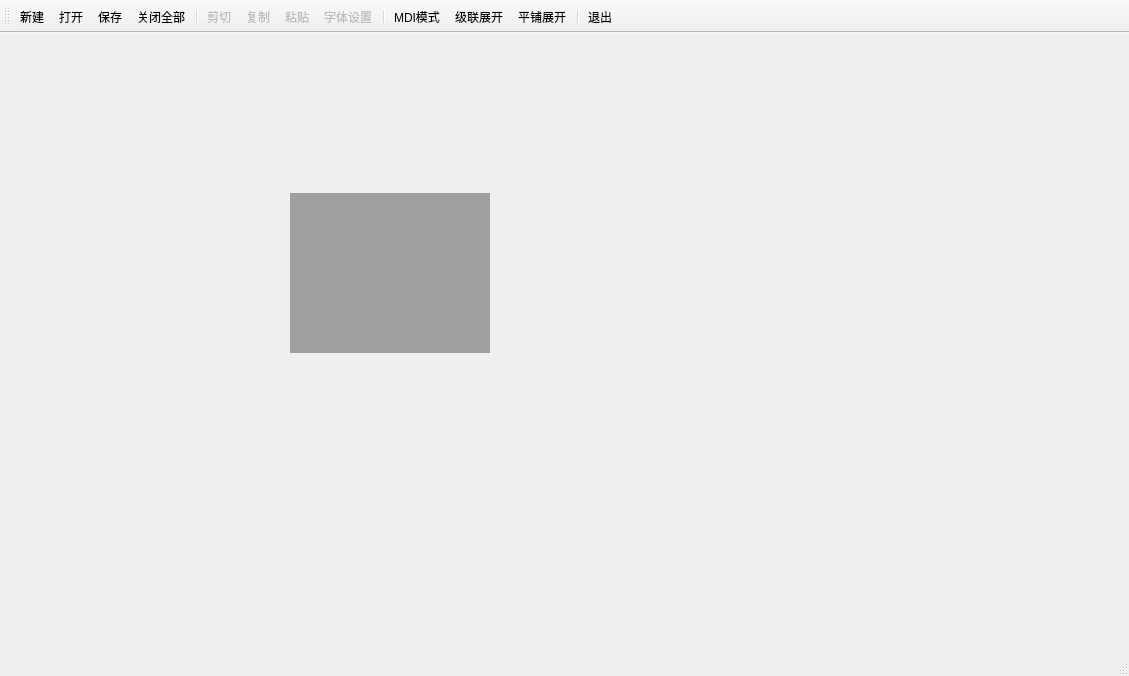
<?xml version="1.0" encoding="UTF-8"?>
<ui version="4.0">
 <class>MainWindow</class>
 <widget class="QMainWindow" name="MainWindow">
  <property name="geometry">
   <rect>
    <x>0</x>
    <y>0</y>
    <width>1129</width>
    <height>676</height>
   </rect>
  </property>
  <property name="windowTitle">
   <string>MainWindow</string>
  </property>
  <widget class="QWidget" name="centralwidget">
   <widget class="QMdiArea" name="mdiArea">
    <property name="geometry">
     <rect>
      <x>290</x>
      <y>160</y>
      <width>200</width>
      <height>160</height>
     </rect>
    </property>
   </widget>
  </widget>
  <widget class="QStatusBar" name="statusbar"/>
  <widget class="QToolBar" name="toolBar">
   <property name="windowTitle">
    <string>toolBar</string>
   </property>
   <property name="toolButtonStyle">
    <enum>Qt::ToolButtonTextUnderIcon</enum>
   </property>
   <attribute name="toolBarArea">
    <enum>TopToolBarArea</enum>
   </attribute>
   <attribute name="toolBarBreak">
    <bool>false</bool>
   </attribute>
   <addaction name="actDoc_New"/>
   <addaction name="actDoc_Open"/>
   <addaction name="actDoc_Save"/>
   <addaction name="actClossAll"/>
   <addaction name="separator"/>
   <addaction name="actCut"/>
   <addaction name="actCopy"/>
   <addaction name="actPaste"/>
   <addaction name="actFont"/>
   <addaction name="separator"/>
   <addaction name="actViewMode"/>
   <addaction name="actCascade"/>
   <addaction name="actTile"/>
   <addaction name="separator"/>
   <addaction name="actQuit"/>
  </widget>
  <action name="actDoc_New">
   <property name="icon">
    <iconset resource="res.qrc">
     <normaloff>:/images/100.bmp</normaloff>:/images/100.bmp</iconset>
   </property>
   <property name="text">
    <string>新建</string>
   </property>
   <property name="toolTip">
    <string>新建文档窗口</string>
   </property>
   <property name="shortcut">
    <string>Ctrl+N</string>
   </property>
   <property name="menuRole">
    <enum>QAction::NoRole</enum>
   </property>
  </action>
  <action name="actQuit">
   <property name="icon">
    <iconset resource="res.qrc">
     <normaloff>:/images/132.bmp</normaloff>:/images/132.bmp</iconset>
   </property>
   <property name="text">
    <string>退出</string>
   </property>
   <property name="toolTip">
    <string>退出本系统</string>
   </property>
   <property name="menuRole">
    <enum>QAction::NoRole</enum>
   </property>
  </action>
  <action name="actDoc_Open">
   <property name="icon">
    <iconset resource="res.qrc">
     <normaloff>:/images/122.bmp</normaloff>:/images/122.bmp</iconset>
   </property>
   <property name="text">
    <string>打开</string>
   </property>
   <property name="shortcut">
    <string>Ctrl+O</string>
   </property>
   <property name="menuRole">
    <enum>QAction::NoRole</enum>
   </property>
  </action>
  <action name="actFont">
   <property name="enabled">
    <bool>false</bool>
   </property>
   <property name="icon">
    <iconset resource="res.qrc">
     <normaloff>:/images/506.bmp</normaloff>:/images/506.bmp</iconset>
   </property>
   <property name="text">
    <string>字体设置</string>
   </property>
   <property name="menuRole">
    <enum>QAction::NoRole</enum>
   </property>
  </action>
  <action name="actCut">
   <property name="enabled">
    <bool>false</bool>
   </property>
   <property name="icon">
    <iconset resource="res.qrc">
     <normaloff>:/images/200.bmp</normaloff>:/images/200.bmp</iconset>
   </property>
   <property name="text">
    <string>剪切</string>
   </property>
   <property name="shortcut">
    <string>Ctrl+X</string>
   </property>
   <property name="menuRole">
    <enum>QAction::NoRole</enum>
   </property>
  </action>
  <action name="actCopy">
   <property name="enabled">
    <bool>false</bool>
   </property>
   <property name="icon">
    <iconset resource="res.qrc">
     <normaloff>:/images/202.bmp</normaloff>:/images/202.bmp</iconset>
   </property>
   <property name="text">
    <string>复制</string>
   </property>
   <property name="shortcut">
    <string>Ctrl+C</string>
   </property>
   <property name="menuRole">
    <enum>QAction::NoRole</enum>
   </property>
  </action>
  <action name="actPaste">
   <property name="enabled">
    <bool>false</bool>
   </property>
   <property name="icon">
    <iconset resource="res.qrc">
     <normaloff>:/images/204.bmp</normaloff>:/images/204.bmp</iconset>
   </property>
   <property name="text">
    <string>粘贴</string>
   </property>
   <property name="shortcut">
    <string>Ctrl+V</string>
   </property>
   <property name="menuRole">
    <enum>QAction::NoRole</enum>
   </property>
  </action>
  <action name="actDoc_Save">
   <property name="icon">
    <iconset resource="res.qrc">
     <normaloff>:/images/104.bmp</normaloff>:/images/104.bmp</iconset>
   </property>
   <property name="text">
    <string>保存</string>
   </property>
   <property name="shortcut">
    <string>Ctrl+S</string>
   </property>
   <property name="menuRole">
    <enum>QAction::NoRole</enum>
   </property>
  </action>
  <action name="actClossAll">
   <property name="icon">
    <iconset resource="res.qrc">
     <normaloff>:/images/128.bmp</normaloff>:/images/128.bmp</iconset>
   </property>
   <property name="text">
    <string>关闭全部</string>
   </property>
   <property name="menuRole">
    <enum>QAction::NoRole</enum>
   </property>
  </action>
  <action name="actViewMode">
   <property name="checkable">
    <bool>true</bool>
   </property>
   <property name="icon">
    <iconset resource="res.qrc">
     <normaloff>:/images/230.bmp</normaloff>:/images/230.bmp</iconset>
   </property>
   <property name="text">
    <string>MDI模式</string>
   </property>
   <property name="menuRole">
    <enum>QAction::NoRole</enum>
   </property>
  </action>
  <action name="actCascade">
   <property name="icon">
    <iconset resource="res.qrc">
     <normaloff>:/images/400.bmp</normaloff>:/images/400.bmp</iconset>
   </property>
   <property name="text">
    <string>级联展开</string>
   </property>
   <property name="menuRole">
    <enum>QAction::NoRole</enum>
   </property>
  </action>
  <action name="actTile">
   <property name="icon">
    <iconset resource="res.qrc">
     <normaloff>:/images/406.bmp</normaloff>:/images/406.bmp</iconset>
   </property>
   <property name="text">
    <string>平铺展开</string>
   </property>
   <property name="menuRole">
    <enum>QAction::NoRole</enum>
   </property>
  </action>
 </widget>
 <resources>
  <include location="res.qrc"/>
 </resources>
 <connections>
  <connection>
   <sender>actQuit</sender>
   <signal>triggered()</signal>
   <receiver>MainWindow</receiver>
   <slot>close()</slot>
   <hints>
    <hint type="sourcelabel">
     <x>-1</x>
     <y>-1</y>
    </hint>
    <hint type="destinationlabel">
     <x>564</x>
     <y>337</y>
    </hint>
   </hints>
  </connection>
 </connections>
</ui>
